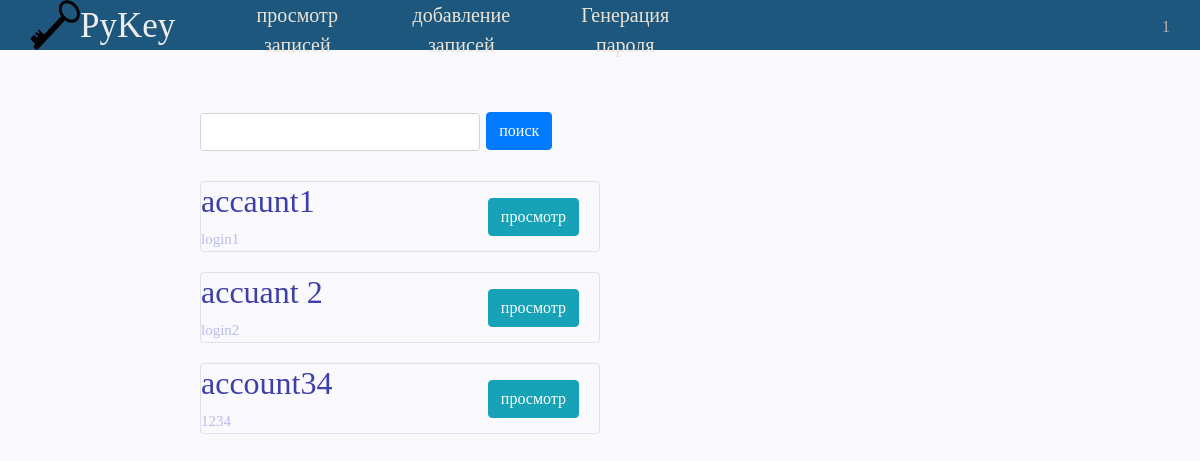
The page /View_list (signed in) on the database as committed earlier.
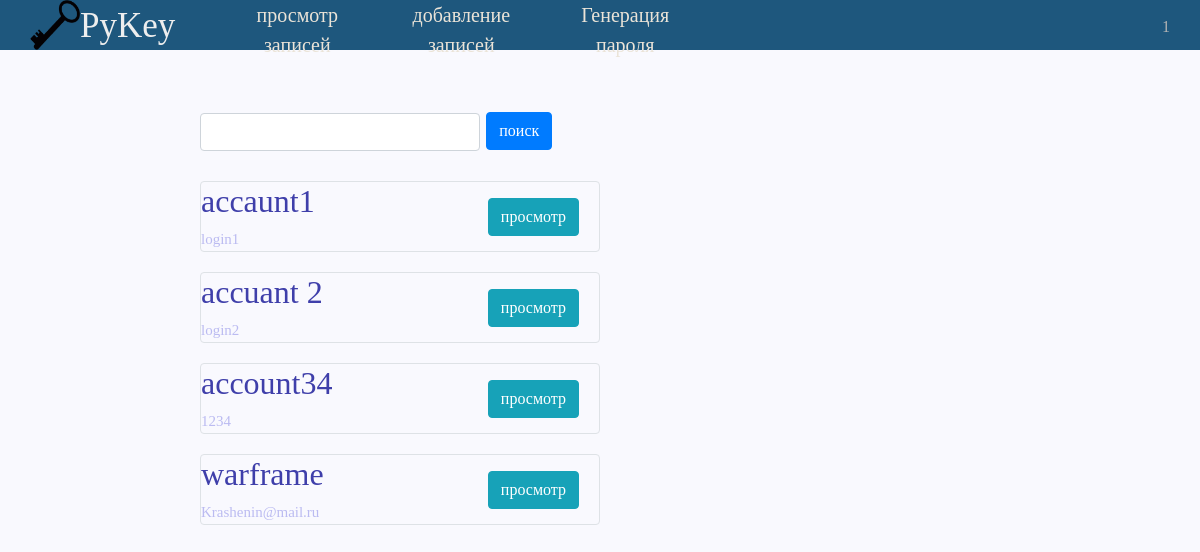
The same page on the database as committed later.
### data/user.py (models this page shows, shortened)
class User(SqlAlchemyBase, UserMixin):
    __tablename__ = 'users'
    id = sqlalchemy.Column(sqlalchemy.Integer,
                           primary_key=True, autoincrement=True)
    name = sqlalchemy.Column(sqlalchemy.String, nullable=True)
    email = sqlalchemy.Column(sqlalchemy.String,
                              index=True, unique=True, nullable=True)
    remember_me = sqlalchemy.Column(sqlalchemy.Boolean, default=False)
    password = sqlalchemy.Column(sqlalchemy.String, nullable=True)

### data/passwords.py (models this page shows, shortened)
class Passwords(SqlAlchemyBase):
    __tablename__ = 'password'
    id = sqlalchemy.Column(sqlalchemy.Integer,
                           primary_key=True, autoincrement=True)
    user_id = sqlalchemy.Column(sqlalchemy.Integer,
                                sqlalchemy.ForeignKey("users.id"))
    title = sqlalchemy.Column(sqlalchemy.String)
    login = sqlalchemy.Column(sqlalchemy.String)
    password = sqlalchemy.Column(sqlalchemy.String)
    site = sqlalchemy.Column(sqlalchemy.String)
    note = sqlalchemy.Column(sqlalchemy.String, nullable=True)

### main.py (the view)
@app.route('/View_list', methods=['GET', 'POST'])
def View_list():
    form = ViewInfo()
    db_sess = db_session.create_session()
    password = db_sess.query(Passwords).filter(Passwords.user_id == current_user.id)
    if form.validate_on_submit():
        pass
    return render_template('View_list.html', password=password, form=form, title='!!!!')

### forms.py
class ViewInfo(FlaskForm):
    search_field = StringField(validators=[DataRequired()])
    search = SubmitField('поиск')
    show_info_button = SubmitField('просмотр')

### data/db_session.py (called while the page is built)
def create_session() -> Session:
    global __factory
    return __factory()

### main.py (called while the page is built)
@login_manager.user_loader
def load_user(user_id):
    db_sess = db_session.create_session()
    return db_sess.query(User).get(user_id)

### templates/View_list.html (shortened to what this page needs)
{% extends "base.html" %}
{% block content %}
<form action="" method="post" novalidate>
		<div class="container_right">
			<div class="search_place"><div class="give_place_to_buttton">{{ form.search_field(class="form-control") }}</div>
			{{ form.search(type="submit", class="btn btn-primary") }}</div>
			{% for item in password%}
				<div class="box col-md6 border rounded">
					<h2>{{ item.title }}</h2>
					<span class="small_text">{{ item.login }}</span>
					<a href="{{ url_for('View_list_withinfo', id=item.id) }}" class="btn btn-info" id="show_info_button">просмотр</a>
				</div>
			{% endfor %}
		</div>
</form>
{% endblock %}

### templates/base.html (shortened to what this page needs)
<!DOCTYPE html>
<html lang="ru">
<head>
	<link rel="stylesheet" href="https://maxcdn.bootstrapcdn.com/bootstrap/4.0.0/css/bootstrap.min.css">
	<link rel="stylesheet" type="text/css" href="{{ url_for('static', filename='css/mainstyle.css') }}">
</head>
<body>
	<div class="header">
		<div class="logo">
			<a href="{{ url_for('index') }}"><img class="logotip" src="{{ url_for('static', filename='data/key.png') }}" alt="logo"></a>
			<span class="smallintrodaction">PyKey</span>
			<div class="menu">
				{% if current_user.is_authenticated %}
					<ul>
						<li><a href="{{ url_for('View_list') }}">просмотр записей</a></li>
						<li><a href="{{ url_for('Adding_info') }}">добавление записей</a></li>
						<li><a href="{{ url_for('create_pass') }}">Генерация пароля</a></li>
					</ul>
				{% else %}
					<ul>
						<li><a href="{{ url_for('create_pass') }}">Генерация пароля</a></li>
					</ul>
				{% endif %}
				<div class="profile">
					{% if current_user.is_authenticated %}
						<a href="{{ url_for('profile') }}" class="login">{{ current_user.name }}</a>
					{% else %}
						<a href="{{ url_for('login') }}" class="login">Авторизаяция</a>
						<a href="{{ url_for('regist') }}" class="regist">регистрация</a>
					{% endif %}
				</div>
			</div>
		</div>
	</div>
	<div class="container_box">
    		{% block content %}{% endblock %}
	</div>
</body>
</html>

### static/css/mainstyle.css (style rules this page uses)
body { font-family: fantasy; margin: 0; padding: 0; color: #3F3FAA; display: flex; flex-direction: column; background-color: #F9F9FE; }
.header { background-color: #1E577D; text-align: left; color:#EEE; }
.logo { max-height: 50px; margin: 0px 30px; display:flex; }
.logotip { width: 50px; height: 50px; }
.smallintrodaction { font-size: 35px; height: 50px; cursor: default; color: FFF; }
.profile { position: absolute; margin: 15px; 15px; right: 0px; top: 0px; }
.login { margin: 15px; 15px; text-decoration: none; color: #B4B4B4; }
.menu ul li { list-style: none; float: left; text-align: center; }
.menu ul li a { color:#EBE4D8; margin-left: 10px; margin-right: 10px; display: inline-block; text-decoration: none; width: 12vw; font-size: 20px; height: 50px; cursor: pointer; }
.container_box { display: block; font-size: 25px; margin: 60px; margin-left: 200px; margin-right: 200px; }
.container_right { width: 50%; display:inline-block; }
.give_place_to_buttton { display: inline-block; width: 70%; }
.search_place { margin-bottom: 30px; }
.small_text { font-size: 15px; color: #BBBBF1; }
.box { font-size: 15px; margin-top: 20px; margin-bottom: 20px; }
#show_info_button { margin-top: -30px; margin-right:20px; float: right; }

Rows that differ between the two databases and show on the page:
added Passwords: title "warframe", login "Krashenin@mail.ru"
